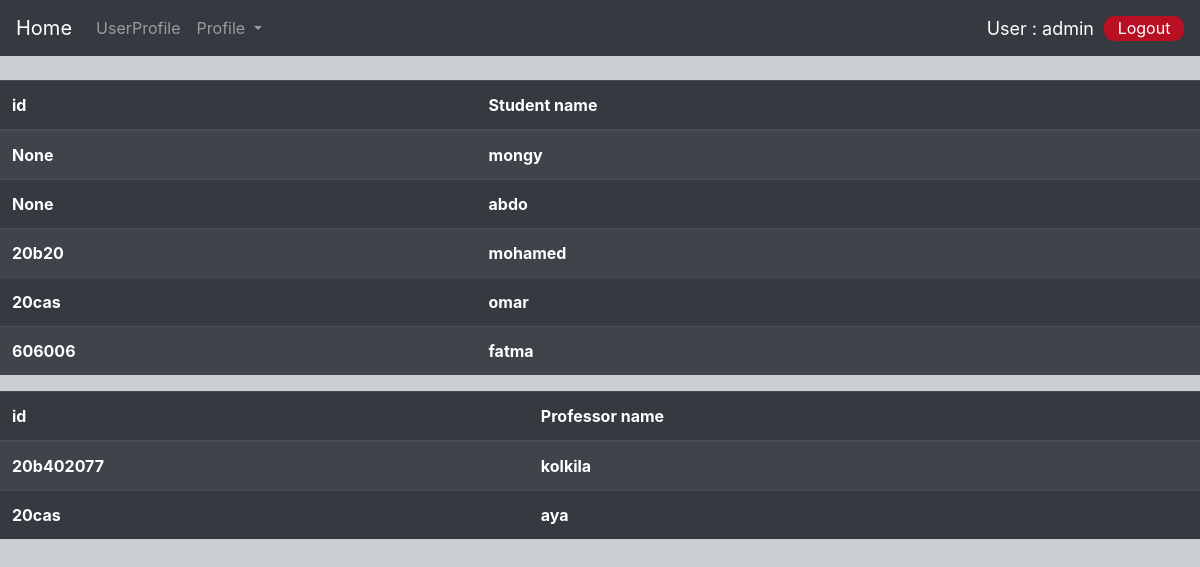
Screenshot of / (signed in) with the database file from the repository.
### accounts/models.py (models this page shows, shortened)
class Student(models.Model):
    user = models.OneToOneField(User , null=True , on_delete=models.CASCADE)
    id_number = models.CharField(max_length=11 , null=True)
    name = models.CharField(max_length= 200, null=True)
    email = models.EmailField(max_length=250 , null=True)
    professors = models.ManyToManyField(Course)
    profile_pic = models.ImageField(null=True, blank=True)

class Professor(models.Model):
    user = models.OneToOneField(User, null=True, on_delete=models.CASCADE)
    id_number = models.CharField(max_length=11, null=True)
    name = models.CharField(max_length= 200, null=True)
    email = models.EmailField(max_length=250, null=True)
    courses = models.ForeignKey(Course , null= True , on_delete=models.SET_NULL)
    profile_pic = models.ImageField(null= True , blank=True)

### accounts/restriction_decorators.py (the view)
        def wrapper(request , *args , **kwargs):
            group = None
            if request.user.groups.exists():
                group = request.user.groups.all()[0].name
            if group in allowed_roles:
                return view_func(request , *args , **kwargs)
            else:
                return redirect('profile')

### accounts/views.py (called while the page is built)
@login_required(login_url='login')
@is_restricted(allowed_roles=['admin'])
def home_page(request):
    students = Student.objects.all()
    professors = Professor.objects.all()
    context = {'students' : students ,
               'professors' : professors,
                }
    return render(request ,'accounts/Home_page.html' , context)

### accounts/templates/accounts/Home_page.html
{% extends 'accounts/main.html' %}
{% load static %}
{% block content %}
<link rel="stylesheet" , type="text/css" href="{% static 'accounts/css/dashboard.css' %}">
  <div class="table1">
<table class="table table-striped table-dark">
  <thead>
    <tr>
      <th scope="col">id</th>
      <th scope="col">Student name</th>
    </tr>
  </thead>
  <tbody>
        {% for student in students %}
        <tr>
            <th scope="col"><a href="#">{{student.id_number}}</a></th>
            <th scope="col"><a href="#">{{student.name}}</a></th>
        </tr>
        {% endfor %}
  </tbody>
</table>
</div>
<div class="table2">
<table class="table table-striped table-dark">
  <thead>
    <tr>
      <th scope="col">id</th>
      <th scope="col">Professor name</th>
    </tr>
  </thead>
  <tbody>
        {% for professor in professors %}
        <tr>
            <th scope="col"><a href="#">{{professor.id_number}}</a></th>
            <th scope="col"><a href="#">{{professor.name}}</a></th>
        </tr>
        {% endfor %}
  </tbody>
</table>
</div>
{% endblock %}

### accounts/templates/accounts/main.html (shortened to what this page needs)
<!doctype html>
<html lang="en">
<head>
    <link rel="stylesheet" href="https://stackpath.bootstrapcdn.com/bootstrap/4.3.1/css/bootstrap.min.css">
    {% load static %}
</head>
<body>
{% include 'accounts/navbar.html' %}
<br>
{% block content %}
{% endblock %}
{% load static %}
</body>
</html>

### accounts/templates/accounts/navbar.html (shortened to what this page needs)
<nav class="navbar navbar-expand-lg navbar-dark bg-dark">
  <a class="navbar-brand" href="{% url 'home' %}">Home</a>
  <div class="collapse navbar-collapse" id="navbarSupportedContent">
    <ul class="navbar-nav mr-auto">
      <li class="nav-item">
        <a class="nav-link" href="#">UserProfile</a>
      </li>
      <li class="nav-item dropdown">
        <a class="nav-link dropdown-toggle" href="#" id="navbarDropdown" role="button" data-toggle="dropdown" aria-haspopup="true" aria-expanded="false">
          Profile
        </a>
     </ul>
    <form class="form-inline my-2 my-lg-0">
      {% if  request.user.is_authenticated %}
      <span class="hello-user"> User : {{request.user}} </span>
      <a id="logout-link" href="{% url 'logout' %}">Logout</a>
      {% endif %}
    </form>
  </div>
</nav>

### accounts/static/accounts/css/dashboard.css (style rules this page uses)
body { background-color : #cacfd2 ; }
a { color : #fff ; }

### accounts/templates/accounts/main.html (style rules this page uses)
body { background-color : #cacfd2 ; }

### accounts/templates/accounts/navbar.html (style rules this page uses)
#logout-link { width : 80px ; height : 25px ; color: #fff; margin-left : 10px; background-color : #b80f22 ; border-radius: 10px; text-align : center ; }
.hello-user { font-size: 18px ; color: #fff; margin-left : 10px; }

### rows the page displays
Student: id_number "None", name "mongy"
Student: id_number "None", name "abdo"
Student: id_number "20b20", name "mohamed"
Student: id_number "20cas", name "omar"
Student: id_number "606006", name "fatma"
Professor: id_number "20b402077", name "kolkila"
Professor: id_number "20cas", name "aya"

### other values shown
{{ request.user }} "admin"
